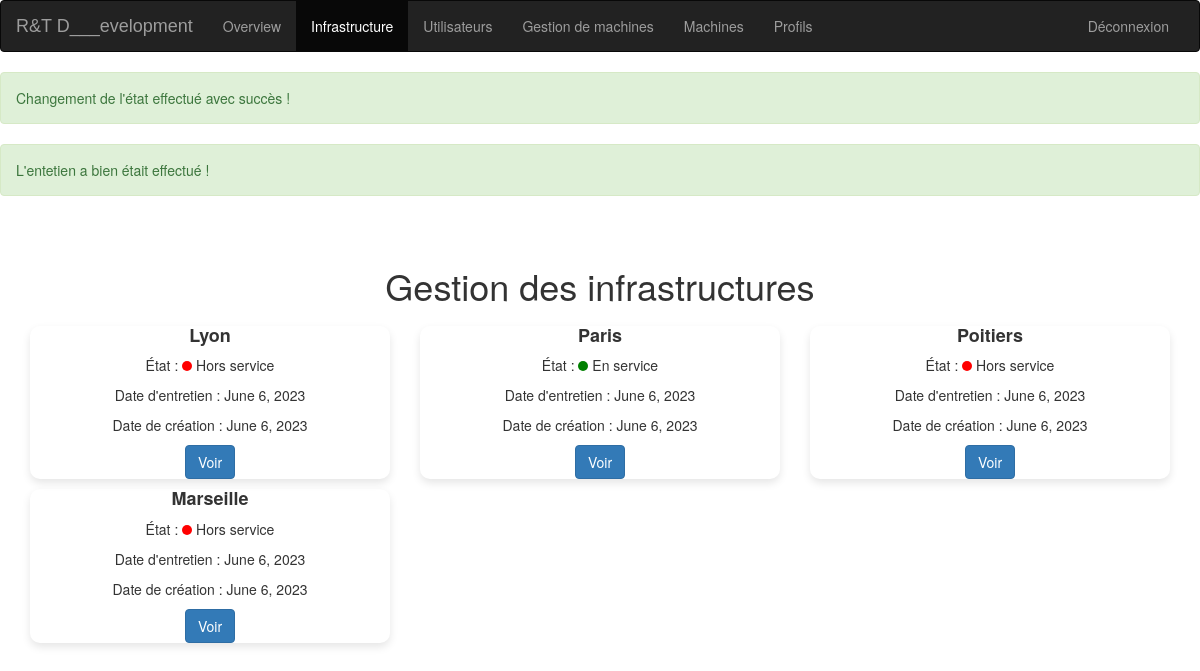
Page /computerApp/menu/gestion-infra (signed in) on the earlier database version.
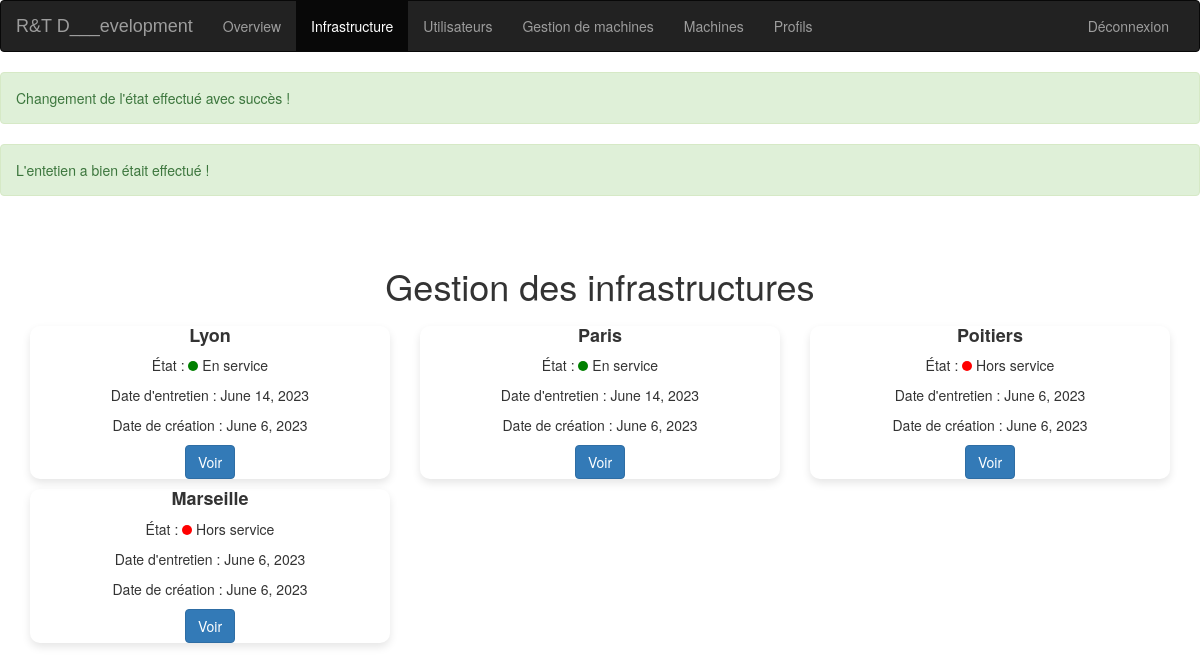
Same page on the later database version.
### computerApp/models.py (models this page shows, shortened)
class Infrastructure(models.Model):
    nom = models.CharField(max_length=16)
    etat = models.BooleanField(default=False)
    maintenanceDate = models.DateField(default=timezone.now)
    crea = models.DateField(default=timezone.now, editable=False)
    description = models.TextField(default="/")
    utilisateur_mise_a_jour_infra = models.ForeignKey(User, on_delete=models.SET_NULL, null=True, blank=True, related_name='updates')
    date_mise_a_jour_infra = models.DateTimeField(auto_now=True)
    users = models.ManyToManyField(User, related_name='infrastructures')

### computerApp/views.py (the view)
# urls.py: path('menu/gestion-infra',views.infra_gestion_form,name='gestion-infra'),
@login_required
def infra_gestion_form(request):
    out_check = request.session.get('out_check', False)
    entretien_check_infra = request.session.get('entretien_check_infra', False)
    request.session['out_check'] = False
    request.session['entretien_check_infra'] = False
    infras = Infrastructure.objects.all()
    for infra in infras:
        updates = Update.objects.filter(infrastructure=infra).order_by('date_mise_a_jour')
        infra.updates.set(updates)
    context = {
        'infras': infras,
        'out_check': out_check,
        'entretien_check_infra': entretien_check_infra,
    }
    if request.user.groups.filter(name='full_access').exists():
        return render(request, 'computerApp/gerer/gestion_infra.html', context)
    else:
        return render(request, 'computerApp/gerer/error.html', context)

### computerApp/templates/computerApp/gerer/gestion_infra.html (shortened to what this page needs)
{% extends "computerApp/menu.html"%}
{% block navbar%}
    <nav class="navbar navbar-inverse navbar-fixed-">
      <div class="container-fluid">
        <div class="navbar-header">
          <a class="navbar-brand" href="../menu">R&T D___evelopment</a>
        </div>
        <div class="collapse navbar-collapse" id="myNavbar">
          <ul class="nav navbar-nav">
            <li><a href="{% url 'menu' %}">Overview</a></li>
            <li class="active"><a href="">Infrastructure</a></li>
            <li><a href="{% url 'gestion-user' %}">Utilisateurs</a></li>
            <li><a href="{% url 'gestion-machines' %}">Gestion de machines</a></li>
            <li><a href="{% url 'machines' %}">Machines</a></li>
            <li><a href="{% url 'profils' %}">Profils</a></li>
          </ul>
          <ul class="nav navbar-nav navbar-right">
            <li><a href="{% url 'logout' %}">Déconnexion</a></li>
        </ul>
        </div>
      </div>
    </nav>
{%endblock%}
{% block content %}
{% if out_check %}
    <p class="alert alert-success">Changement de l'état effectué avec succès !</p>
{% endif %}
{% if entretien_check_infra %}
    <p class="alert alert-success">L'entetien a bien était effectué !</p>
{% endif %}
<div class="container">
  <h1 class="mt-5 text-center">Gestion des infrastructures</h1>
  <div class="row">
    {% for infra in infras %}
    <div class="col-md-4">
      <div class="card mb-4">
        <div class="card-body">
          <h5 class="card-title">{{ infra.nom }}</h5>
          <p class="card-text">État : {% if infra.etat %}<span class="online"></span> En service{% else %}<span class="offline"></span> Hors service{% endif %}</p>
          <p class="card-text">Date d'entretien : {{ infra.maintenanceDate }}</p>
          <p class="card-text">Date de création : {{ infra.crea }}</p>
          <div class="text-center">
            <a href="#myModal-{{ infra.id }}" class="btn btn-primary" data-toggle="modal">Voir</a>
        </div>
        </div>
      </div>
    </div>
    {% endfor %}
  </div>
</div>
{% endblock %}

Differences in the rows shown:
changed Infrastructure "Lyon": maintenanceDate "June 6, 2023" → "June 14, 2023"; etat "Hors service" → "En service"
changed Infrastructure "Paris": maintenanceDate "June 6, 2023" → "June 14, 2023"
